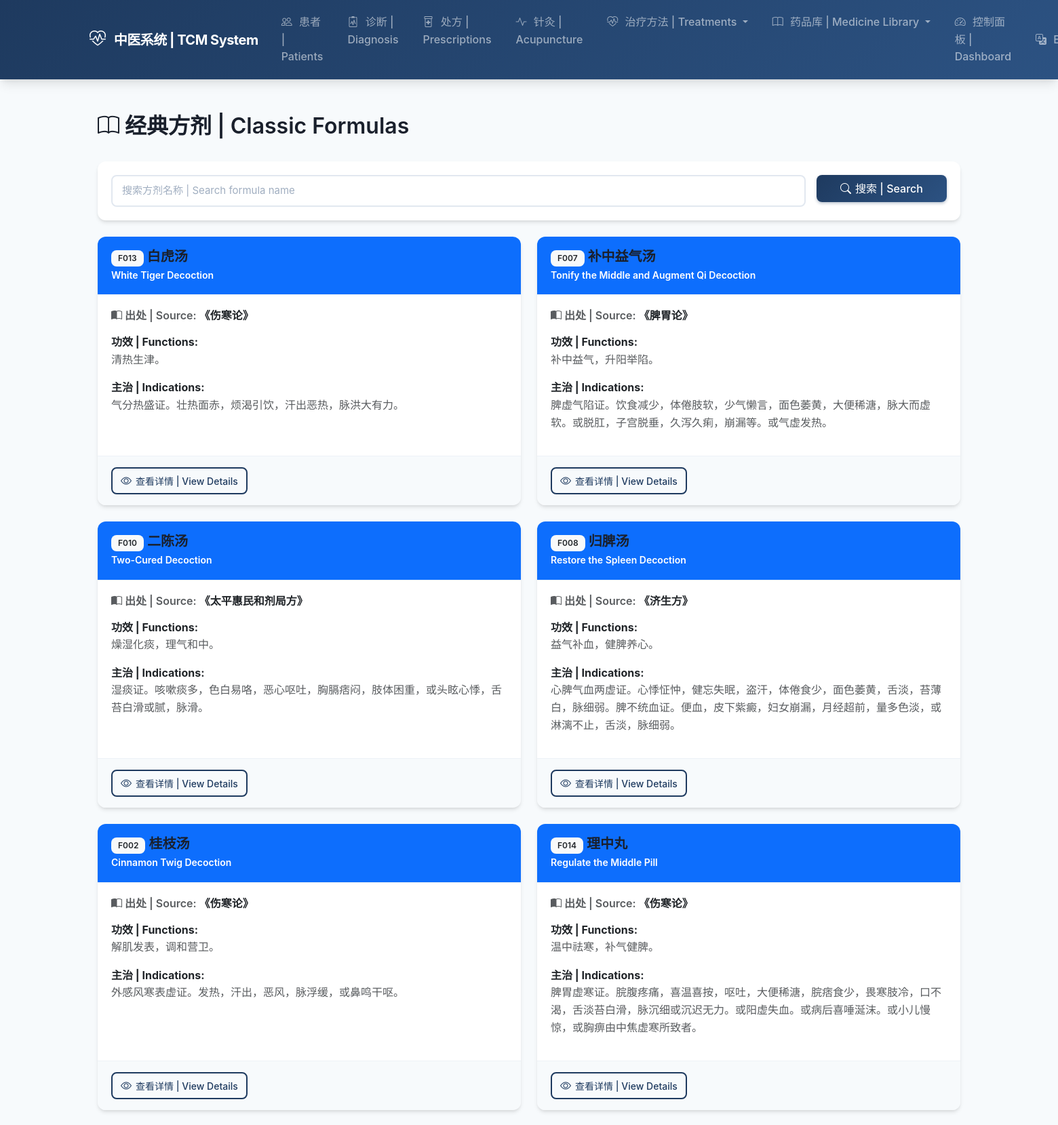
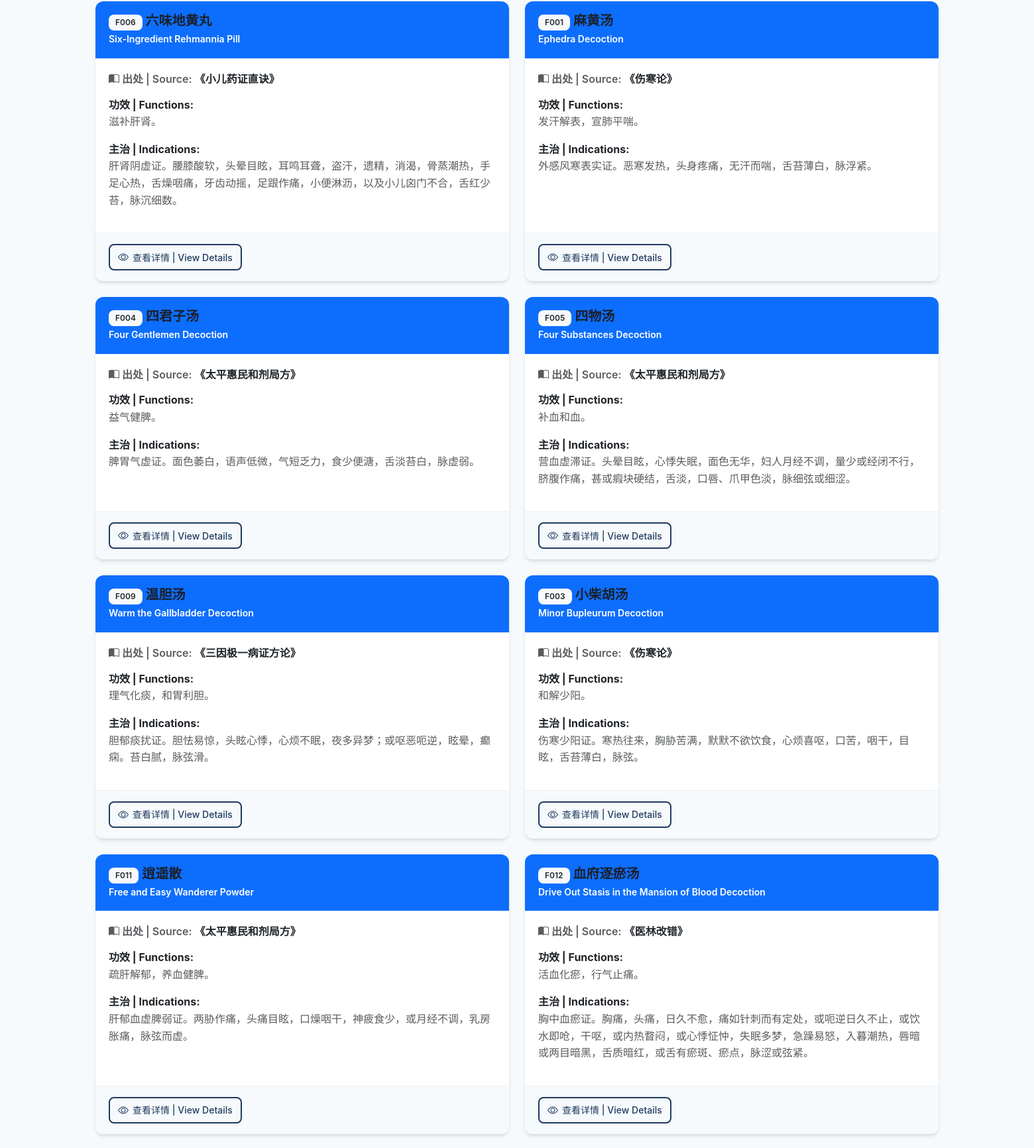
/prescriptions/formulas/ (signed in, upper part), run on the app's committed database (2 pictures, top to bottom).
### prescriptions/models.py (models this page shows, shortened)
class ClassicFormula(models.Model):
    code = models.CharField(_('编码'), max_length=20, unique=True)
    name_cn = models.CharField(_('中文名'), max_length=100)
    name_en = models.CharField(_('English Name'), max_length=200)
    name_pinyin = models.CharField(_('拼音'), max_length=200, blank=True)
    source = models.CharField(
        _('出处'),
        max_length=200,
        blank=True,
        help_text=_('Classical text source'),
    )
    composition = models.TextField(
        _('组成'),
        help_text=_('Original composition description'),
    )
    functions = models.TextField(
        _('功效'),
        blank=True,
    )
    indications = models.TextField(
        _('主治'),
        blank=True,
    )
    contraindications = models.TextField(
        _('禁忌'),
        blank=True,
    )
    modifications = models.TextField(
        _('加减变化'),
        blank=True,
        help_text=_('Common modifications'),
    )
    is_active = models.BooleanField(default=True)
    class Meta:
        verbose_name = _('经典方剂')
        verbose_name_plural = _('经典方剂')
        ordering = ['name_pinyin', 'name_cn']

### prescriptions/views.py (the view)
# urls.py: path('formulas/', views.FormulaListView.as_view(), name='formula_list'),
class FormulaListView(LoginRequiredMixin, ListView):
    model = ClassicFormula
    template_name = 'prescriptions/formula_list.html'
    context_object_name = 'formulas'
    paginate_by = 20
    def get_queryset(self):
        queryset = ClassicFormula.objects.filter(is_active=True)
        search = self.request.GET.get('search')
        if search:
            queryset = queryset.filter(
                Q(name_cn__icontains=search) |
                Q(name_en__icontains=search) |
                Q(name_pinyin__icontains=search)
            )
        return queryset.order_by('name_pinyin', 'name_cn')

### accounts/models.py (called while the page is built)
    @property
    def is_admin(self):
        return self.role == self.Role.ADMIN

    @property
    def is_practitioner(self):
        return self.role == self.Role.PRACTITIONER

### templates/prescriptions/formula_list.html (shortened to what this page needs)
{% extends 'base.html' %}
{% load i18n %}
{% block content %}
<div class="container mt-4">
    <div class="row">
        <div class="col-md-12">
            <div class="d-flex justify-content-between align-items-center mb-4">
                <h2><i class="bi bi-book"></i> 经典方剂 | Classic Formulas</h2>
            </div>
            <div class="card mb-4">
                <div class="card-body">
                    <form method="get" class="row g-3">
                        <div class="col-md-10">
                            <input type="text" name="search" class="form-control"
                                   placeholder="搜索方剂名称 | Search formula name"
                                   value="{{ request.GET.search }}">
                        </div>
                        <div class="col-md-2">
                            <button type="submit" class="btn btn-primary w-100">
                                <i class="bi bi-search"></i> 搜索 | Search
                            </button>
                        </div>
                    </form>
                </div>
            </div>
            <div class="row">
                {% for formula in object_list %}
                <div class="col-md-6 mb-4">
                    <div class="card h-100">
                        <div class="card-header bg-primary text-white">
                            <h5 class="mb-0">
                                <span class="badge bg-light text-dark">{{ formula.code }}</span>
                                {{ formula.name_cn }}
                            </h5>
                            <small>{{ formula.name_en }}</small>
                        </div>
                        <div class="card-body">
                            <h6 class="text-muted mb-3">
                                <i class="bi bi-book-half"></i> 出处 | Source:
                                <span class="text-dark">{{ formula.source|default:"未记录 | Not recorded" }}</span>
                            </h6>
                            <div class="mb-3">
                                <strong>功效 | Functions:</strong>
                                <p class="text-muted mb-0">{{ formula.functions|truncatewords:20 }}</p>
                            </div>
                            <div class="mb-3">
                                <strong>主治 | Indications:</strong>
                                <p class="text-muted mb-0">{{ formula.indications|truncatewords:20 }}</p>
                            </div>
                        </div>
                        <div class="card-footer">
                            <a href="{% url 'prescriptions:formula_detail' formula.pk %}"
                               class="btn btn-sm btn-outline-primary">
                                <i class="bi bi-eye"></i> 查看详情 | View Details
                            </a>
                        </div>
                    </div>
                </div>
                {% empty %}
                <div class="col-12">
                    <div class="alert alert-info text-center">
                        <i class="bi bi-inbox"></i> 没有找到方剂 | No formulas found
                    </div>
                </div>
                {% endfor %}
            </div>
        </div>
    </div>
</div>
{% endblock %}

### static/css/style.css (style rules this page uses)
:root { --tcm-primary: #1e3a5f; --tcm-primary-light: #2c5282; --tcm-primary-dark: #152a45; --tcm-secondary: #38a169; --tcm-secondary-light: #48bb78; --tcm-accent: #ed8936; --tcm-accent-light: #f6ad55; --tcm-danger: #e53e3e; --tcm-warning: #ecc94b; --tcm-info: #4299e1; --tcm-gray-50: #f7fafc; --tcm-gray-100: #edf2f7; --tcm-gray-200: #e2e8f0; --tcm-gray-300: #cbd5e0; --tcm-gray-400: #a0aec0; --tcm-gray-500: #718096; --tcm-gray-600: #4a5568; --tcm-gray-700: #2d3748; --tcm-gray-800: #1a202c; --tcm-gradient: linear-gradient(135deg, var(--tcm-primary) 0%, var(--tcm-primary-light) 100%); --tcm-gradient-accent: linear-gradient(135deg, var(--tcm-secondary) 0%, var(--tcm-secondary-light) 100%); --shadow-sm: 0 1px 2px 0 rgba(0, 0, 0, 0.05); --shadow: 0 4px 6px -1px rgba(0, 0, 0, 0.1), 0 2px 4px -1px rgba(0, 0, 0, 0.06); --shadow-md: 0 10px 15px -3px rgba(0, 0, 0, 0.1), 0 4px 6px -2px rgba(0, 0, 0, 0.05); --shadow-lg: 0 20px 25px -5px rgba(0, 0, 0, 0.1), 0 10px 10px -5px rgba(0, 0, 0, 0.04); --transition-fast: 150ms ease; --transition-normal: 300ms ease; --radius-sm: 0.375rem; --radius: 0.5rem; --radius-lg: 0.75rem; --radius-xl: 1rem; }
* { box-sizing: border-box; }
body { min-height: 100vh; display: flex; flex-direction: column; font-family: 'Inter', -apple-system, BlinkMacSystemFont, 'Segoe UI', Roboto, sans-serif; background-color: var(--tcm-gray-50); color: var(--tcm-gray-700); line-height: 1.6; }
h1, h2, h3, h4, h5, h6 { font-weight: 600; color: var(--tcm-gray-800); line-height: 1.3; }
a { color: var(--tcm-primary); text-decoration: none; transition: color var(--transition-fast); }
.card { border: none; border-radius: var(--radius-lg); box-shadow: var(--shadow); transition: all var(--transition-normal); overflow: hidden; }
.card-header { background-color: white; border-bottom: 1px solid var(--tcm-gray-100); font-weight: 600; padding: 1rem 1.25rem; }
.card-body { padding: 1.25rem; }
.card-footer { background-color: var(--tcm-gray-50); border-top: 1px solid var(--tcm-gray-100); padding: 1rem 1.25rem; }
.btn { font-weight: 500; padding: 0.5rem 1rem; border-radius: var(--radius); transition: all var(--transition-fast); display: inline-flex; align-items: center; justify-content: center; gap: 0.375rem; }
.btn i { font-size: 1rem; }
.btn-primary { background: var(--tcm-gradient); border: none; box-shadow: 0 2px 4px rgba(30, 58, 95, 0.3); }
.btn-outline-primary { color: var(--tcm-primary); border: 2px solid var(--tcm-primary); background: transparent; }
.btn-sm { padding: 0.375rem 0.75rem; font-size: 0.875rem; }
.form-control, .form-select { border: 2px solid var(--tcm-gray-200); border-radius: var(--radius); padding: 0.625rem 0.875rem; font-size: 0.9375rem; transition: all var(--transition-fast); background-color: white; }
.form-control::placeholder { color: var(--tcm-gray-400); }
.badge { font-weight: 600; font-size: 0.75rem; padding: 0.375rem 0.625rem; border-radius: var(--radius); }

### data on the page
ClassicFormula: code "F013", name_cn "白虎汤", name_en "White Tiger Decoction", source|Not "《伤寒论》", functions "清热生津。", indications "气分热盛证。壮热面赤，烦渴引饮，汗出恶热，脉洪大有力。"
ClassicFormula: code "F007", name_cn "补中益气汤", name_en "Tonify the Middle and Augment Qi Decoction", source|Not "《脾胃论》", functions "补中益气，升阳举陷。", indications "脾虚气陷证。饮食减少，体倦肢软，少气懒言，面色萎黄，大便稀溏，脉大而虚软。或脱肛，子宫脱垂，久泻久痢，崩漏等。或气虚发热。"
ClassicFormula: code "F010", name_cn "二陈汤", name_en "Two-Cured Decoction", source|Not "《太平惠民和剂局方》", functions "燥湿化痰，理气和中。", indications "湿痰证。咳嗽痰多，色白易咯，恶心呕吐，胸膈痞闷，肢体困重，或头眩心悸，舌苔白滑或腻，脉滑。"
ClassicFormula: code "F008", name_cn "归脾汤", name_en "Restore the Spleen Decoction", source|Not "《济生方》", functions "益气补血，健脾养心。", indications "心脾气血两虚证。心悸怔忡，健忘失眠，盗汗，体倦食少，面色萎黄，舌淡，苔薄白，脉细弱。脾不统血证。便血，皮下紫癜，妇女崩漏，月经超前，量多色淡，或淋漓不止，舌淡，脉细弱。"
ClassicFormula: code "F002", name_cn "桂枝汤", name_en "Cinnamon Twig Decoction", source|Not "《伤寒论》", functions "解肌发表，调和营卫。", indications "外感风寒表虚证。发热，汗出，恶风，脉浮缓，或鼻鸣干呕。"
ClassicFormula: code "F014", name_cn "理中丸", name_en "Regulate the Middle Pill", source|Not "《伤寒论》", functions "温中祛寒，补气健脾。", indications "脾胃虚寒证。脘腹疼痛，喜温喜按，呕吐，大便稀溏，脘痞食少，畏寒肢冷，口不渴，舌淡苔白滑，脉沉细或沉迟无力。或阳虚失血。或病后喜唾涎沫。或小儿慢惊，或胸痹由中焦虚寒所致者。"
ClassicFormula: code "F006", name_cn "六味地黄丸", name_en "Six-Ingredient Rehmannia Pill", source|Not "《小儿药证直诀》", functions "滋补肝肾。", indications "肝肾阴虚证。腰膝酸软，头晕目眩，耳鸣耳聋，盗汗，遗精，消渴，骨蒸潮热，手足心热，舌燥咽痛，牙齿动摇，足跟作痛，小便淋沥，以及小儿囟门不合，舌红少苔，脉沉细数。"
ClassicFormula: code "F001", name_cn "麻黄汤", name_en "Ephedra Decoction", source|Not "《伤寒论》", functions "发汗解表，宣肺平喘。", indications "外感风寒表实证。恶寒发热，头身疼痛，无汗而喘，舌苔薄白，脉浮紧。"
ClassicFormula: code "F004", name_cn "四君子汤", name_en "Four Gentlemen Decoction", source|Not "《太平惠民和剂局方》", functions "益气健脾。", indications "脾胃气虚证。面色萎白，语声低微，气短乏力，食少便溏，舌淡苔白，脉虚弱。"
ClassicFormula: code "F005", name_cn "四物汤", name_en "Four Substances Decoction", source|Not "《太平惠民和剂局方》", functions "补血和血。", indications "营血虚滞证。头晕目眩，心悸失眠，面色无华，妇人月经不调，量少或经闭不行，脐腹作痛，甚或瘕块硬结，舌淡，口唇、爪甲色淡，脉细弦或细涩。"
ClassicFormula: code "F009", name_cn "温胆汤", name_en "Warm the Gallbladder Decoction", source|Not "《三因极一病证方论》", functions "理气化痰，和胃利胆。", indications "胆郁痰扰证。胆怯易惊，头眩心悸，心烦不眠，夜多异梦；或呕恶呃逆，眩晕，癫痫。苔白腻，脉弦滑。"
ClassicFormula: code "F003", name_cn "小柴胡汤", name_en "Minor Bupleurum Decoction", source|Not "《伤寒论》", functions "和解少阳。", indications "伤寒少阳证。寒热往来，胸胁苦满，默默不欲饮食，心烦喜呕，口苦，咽干，目眩，舌苔薄白，脉弦。"
ClassicFormula: code "F011", name_cn "逍遥散", name_en "Free and Easy Wanderer Powder", source|Not "《太平惠民和剂局方》", functions "疏肝解郁，养血健脾。", indications "肝郁血虚脾弱证。两胁作痛，头痛目眩，口燥咽干，神疲食少，或月经不调，乳房胀痛，脉弦而虚。"
ClassicFormula: code "F012", name_cn "血府逐瘀汤", name_en "Drive Out Stasis in the Mansion of Blood Decoction", source|Not "《医林改错》", functions "活血化瘀，行气止痛。", indications "胸中血瘀证。胸痛，头痛，日久不愈，痛如针刺而有定处，或呃逆日久不止，或饮水即呛，干呕，或内热瞀闷，或心悸怔忡，失眠多梦，急躁易怒，入暮潮热，唇暗或两目暗黑，舌质暗红，或舌有瘀斑、瘀点，脉涩或弦紧。"
